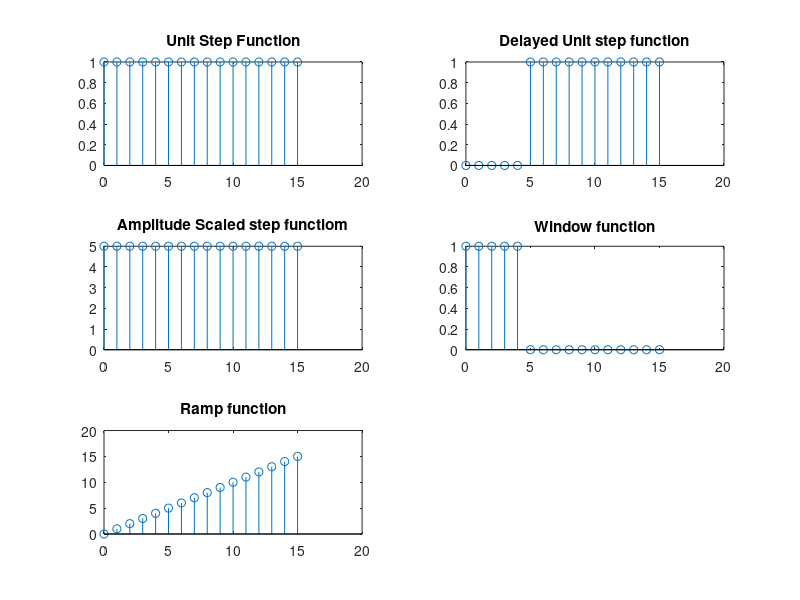

MATLAB code to generate this figure:
clc;
clear all;
close all;
n = 0:15; %time index for the discrete signal from 0 to 15
u=[(n)>=0]; %unit step
u5 = [(n-5)>=0]; %delayed step
a5=5*u; %scaled unit step
xn=u-u5; %rectangular window
xr=n.*u; %ramp signal
subplot(3,2,1), stem(n, u), title('Unit Step Function'); ylabel=('Amplitude');
subplot(3,2,2), stem(n, u5), title('Delayed Unit step function');
subplot(3,2,3), stem(n, a5), title('Amplitude Scaled step functiom'); ylabel=('Amplitude');
subplot(3,2,4), stem(n, xn), title('Window function'); ylabel=('x[n]'); xlabel=('n-->');
subplot(3,2,5), stem(n, xr), title('Ramp function'); ylabel=('Amplitude'); xlabel=('n-->');


